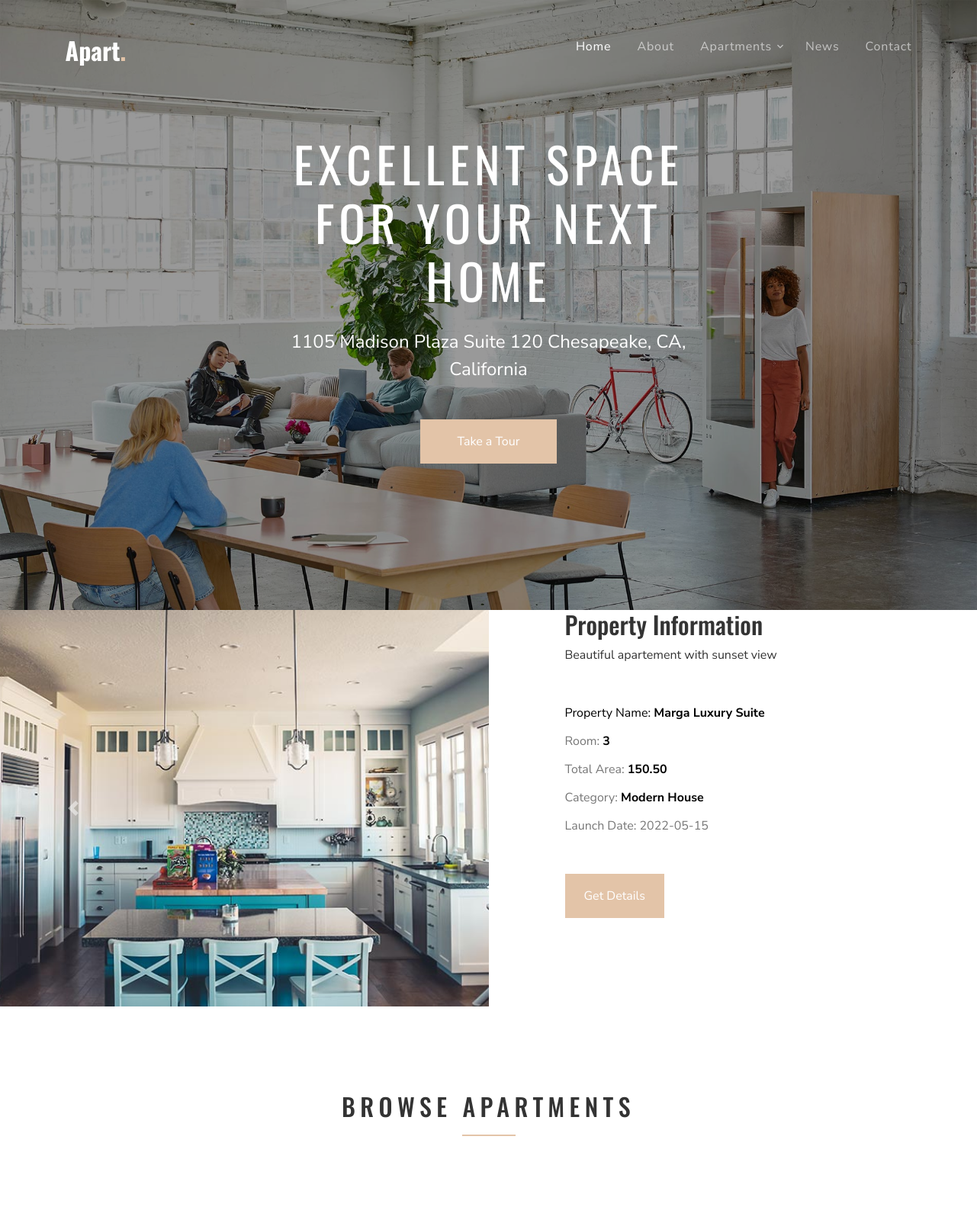
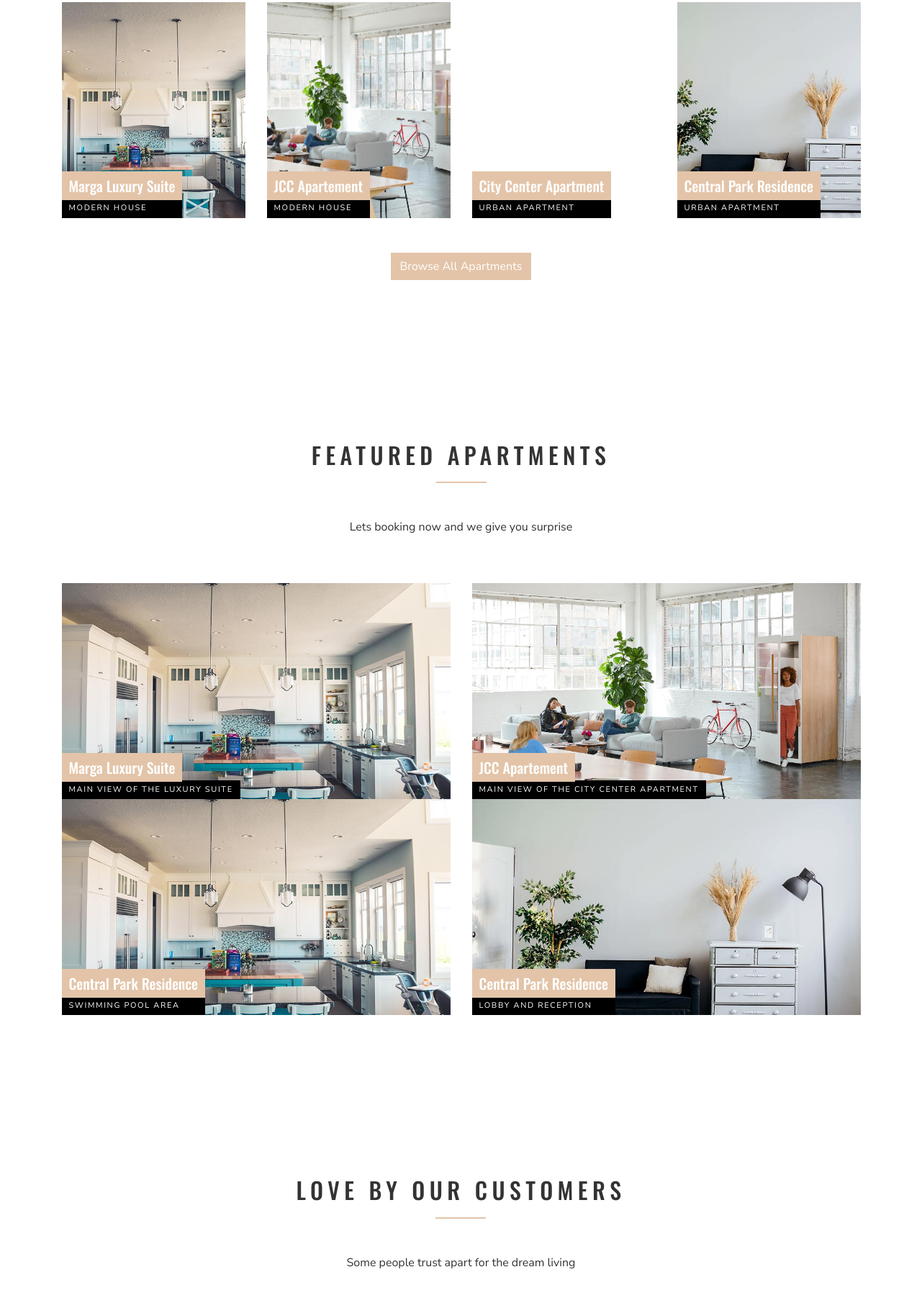
The page / (upper part) on the database its author committed (2 pictures, top to bottom).
### tables this page shows
CREATE TABLE `properties` (
  `id` int(11) NOT NULL,
  `name` varchar(255) NOT NULL,
  `rooms` int(11) NOT NULL,
  `total_area` decimal(10,2) NOT NULL,
  `price` decimal(10,2) NOT NULL,
  `category` varchar(255) NOT NULL,
  `launch_date` date NOT NULL,
  `description` text NOT NULL,
  `image_url` varchar(255) DEFAULT NULL
);

CREATE TABLE `property_images` (
  `id` int(11) NOT NULL,
  `property_id` int(11) DEFAULT NULL,
  `image_url` varchar(255) NOT NULL,
  `video_url` varchar(255) NOT NULL,
  `description` text DEFAULT NULL,
  `upload_date` date NOT NULL,
  `type` enum('image','video') NOT NULL DEFAULT 'image'
);

### index.php (the view, shortened to what this page needs)
<?php
include("koneksi/koneksi.php");
?>
<!DOCTYPE html>
<html lang="en">
<head>
    <?php include_once("include/head.php"); ?>
</head>
<body>
<div class="site-wrap">
    <div class="site-navbar mt-4">
        <div class="container py-1">
            <div class="row align-items-center">
                <div class="col-8 col-md-8 col-lg-4">
                    <h1 class="mb-0"><a href="index.php" class="text-white h2 mb-0"><strong>Apart<span class="text-primary">.</span></strong></a></h1>
                </div>
                <div class="col-4 col-md-4 col-lg-8">
                    <nav class="site-navigation text-right text-md-right" role="navigation">
                        <?php include_once("include/nav.php"); ?>
                    </nav>
                </div>
            </div>
        </div>
    </div>
</div>
<div class="site-blocks-cover overlay" style="background-image: url('images/hero_bg_2.jpg');" data-aos="fade" data-stellar-background-ratio="0.5" data-aos="fade">
    <div class="container">
        <div class="row align-items-center justify-content-center">
            <div class="col-md-6 text-center" data-aos="fade-up" data-aos-delay="400">
                <h1 class="mb-4">Excellent Space For Your Next Home</h1>
                <p class="mb-5">1105 Madison Plaza Suite 120 Chesapeake, CA, California</p>
                <p><a href="tour.php" class="btn btn-primary px-5 py-3">Take a Tour</a></p>
            </div>
        </div>
    </div>
</div>
<div id="property-carousel" class="carousel slide" data-ride="carousel" data-interval="5000">
        <div class="carousel-inner">
            <?php
            $query = mysqli_query($koneksi, "SELECT * FROM properties");
            $first = true;
            while ($result = mysqli_fetch_array($query)) {
                $activeClass = $first ? 'active' : '';
                $first = false;
            ?>
            <div class="carousel-item <?php echo $activeClass; ?>">
                <div class="featured-property-half d-flex">
                    <div class="image" style="background-image: url('images/<?php echo $result['image_url']; ?>')"></div>
                    <div class="text">
                        <h2>Property Information</h2>
                        <p class="mb-5"><?php echo $result['description']; ?></p>
                        <ul class="property-list-details mb-5">
                            <li class="text-black">Property Name: <strong class="text-black"><?php echo $result['name']; ?></strong></li>
                            <li>Room: <strong><?php echo $result['rooms']; ?></strong></li>
                            <li>Total Area: <strong><?php echo $result['total_area']; ?></strong></li>
                            <li>Category: <strong><?php echo $result['category']; ?></strong></li>
                            <li>Launch Date: <?php echo $result['launch_date']; ?><strong></strong></li>
                        </ul>
                        <p><a href="apartment-detail.php?id=<?php echo $result['id']; ?>" class="btn btn-primary px-4 py-3">Get Details</a></p>
                    </div>
                </div>
            </div>
            <?php
            }
            ?>
        </div>
        <a class="carousel-control-prev" href="#property-carousel" role="button" data-slide="prev">
            <span class="carousel-control-prev-icon" aria-hidden="true"></span>
        </a>
        <a class="carousel-control-next" href="#property-carousel" role="button" data-slide="next">
            <span class="carousel-control-next-icon" aria-hidden="true"></span>
        </a>
    </div>
    <div class="site-section">
        <div class="container">
            <div class="row">
                <div class="site-section-heading text-center mb-5 w-border col-md-6 mx-auto" data-aos="fade-up">
                    <h2 class="mb-5">Browse Apartments</h2>
                </div>
            </div>
            <div class="row">
            <?php
            $query = mysqli_query($koneksi, "SELECT * FROM properties LIMIT 4");
            while ($results = mysqli_fetch_array($query)){
            ?>
                <div class="col-md-6 col-lg-3" data-aos="fade-up" data-aos-delay="100">
                    <a href="apartment-detail.php?id=<?php echo $results['id']; ?>" class="unit-9">
                        <div class="image" style="background-image: url('images/<?php echo $results['image_url']; ?>');"></div>
                        <div class="unit-9-content">
                            <h2><?php echo $results['name']; ?></h2>
                            <span><?php echo $results['category']; ?></span>
                        </div>
                    </a>
                </div>
            <?php
            }
            ?>
                <div class="col-md-12 text-center mt-5" data-aos="fade-up">
                    <a href="apartments.php" class="btn btn-primary">Browse All Apartments</a>
                </div>
            </div>
        </div>
    </div>
    <div class="site-section">
    <div class="container">
        <div class="row">
            <div class="site-section-heading text-center mb-5 w-border col-md-6 mx-auto" data-aos="fade-up">
                <h2 class="mb-5">Featured Apartments</h2>
                <p>Lets booking now and we give you surprise</p>
            </div>
        </div>
        <div class="row">
        <?php
        $query = mysqli_query($koneksi, "SELECT property_images.image_url, properties.name, property_images.description, properties.id FROM property_images JOIN properties ON property_images.property_id=properties.id LIMIT 4");
        while ($results = mysqli_fetch_array($query)){
        ?>
            <div class="col-md-2 col-lg-6" data-aos="fade-up" data-aos-delay="100">
                <a href="apartment-detail.php?id=<?php echo $results['id']; ?>" class="unit-9">
                    <div class="image" style="background-image: url('images/<?php echo $results['image_url']; ?>');"></div>
                    <div class="unit-9-content">
                        <h2><?php echo $results['name']; ?></h2>
                        <span><?php echo $results['description']; ?></span>
                    </div>
                </a>
            </div>
        <?php
        }
        ?>
        </div>
    </div>
</div>
<div class="site-section block-13">
    <div class="container" data-aos="fade-up">
        <div class="row">
            <div class="site-section-heading text-center mb-5 w-border col-md-6 mx-auto">
                <h2 class="mb-5">Love By Our Customers</h2>
                <p>Some people trust apart for the dream living</p>
            </div>
        </div>
    </div>
</div>
</body>
</html>

### include/head.php (shortened to what this page needs)
<link rel="stylesheet" href="fonts/icomoon/style.css">
<link rel="stylesheet" href="css/bootstrap.min.css">
<link rel="stylesheet" href="css/magnific-popup.css">
<link rel="stylesheet" href="css/jquery-ui.css">
<link rel="stylesheet" href="css/owl.carousel.min.css">
<link rel="stylesheet" href="css/owl.theme.default.min.css">
<link rel="stylesheet" href="css/bootstrap-datepicker.css">
<link rel="stylesheet" href="css/mediaelementplayer.css">
<link rel="stylesheet" href="css/animate.css">
<link rel="stylesheet" href="fonts/flaticon/font/flaticon.css">
<link rel="stylesheet" href="css/fl-bigmug-line.css">
<link rel="stylesheet" href="css/aos.css">
<link rel="stylesheet" href="css/style.css">

### include/nav.php (shortened to what this page needs)
<ul class="site-menu js-clone-nav d-none d-lg-block">
  <li class="active">
    <a href="index.php">Home</a>
  </li>
  <li>
    <a href="about.php">About</a>
  </li>
  <li class="has-children">
    <a href="apartments.php">Apartments</a>
  </li>
  <li>
    <a href="news.php">News</a>
  </li>
  <li>
    <a href="contact.php">Contact</a>
  </li>
</ul>

### rows shown on the page
properties: image_url (picture), description "Beautiful apartement with sunset view", name "Marga Luxury Suite", rooms "3", total_area "150.50", category "Modern House", launch_date "2022-05-15", category "MODERN HOUSE"
properties: image_url (picture), name "JCC Apartement", category "MODERN HOUSE"
properties: name "City Center Apartment", category "URBAN APARTMENT"
properties: image_url (picture), name "Central Park Residence", category "URBAN APARTMENT"
property_images: image_url (picture), property.name "Marga Luxury Suite", description "MAIN VIEW OF THE LUXURY SUITE"
property_images: image_url (picture), property.name "JCC Apartement", description "MAIN VIEW OF THE CITY CENTER APARTMENT"
property_images: image_url (picture), property.name "Central Park Residence", description "SWIMMING POOL AREA"
property_images: image_url (picture), property.name "Central Park Residence", description "LOBBY AND RECEPTION"
